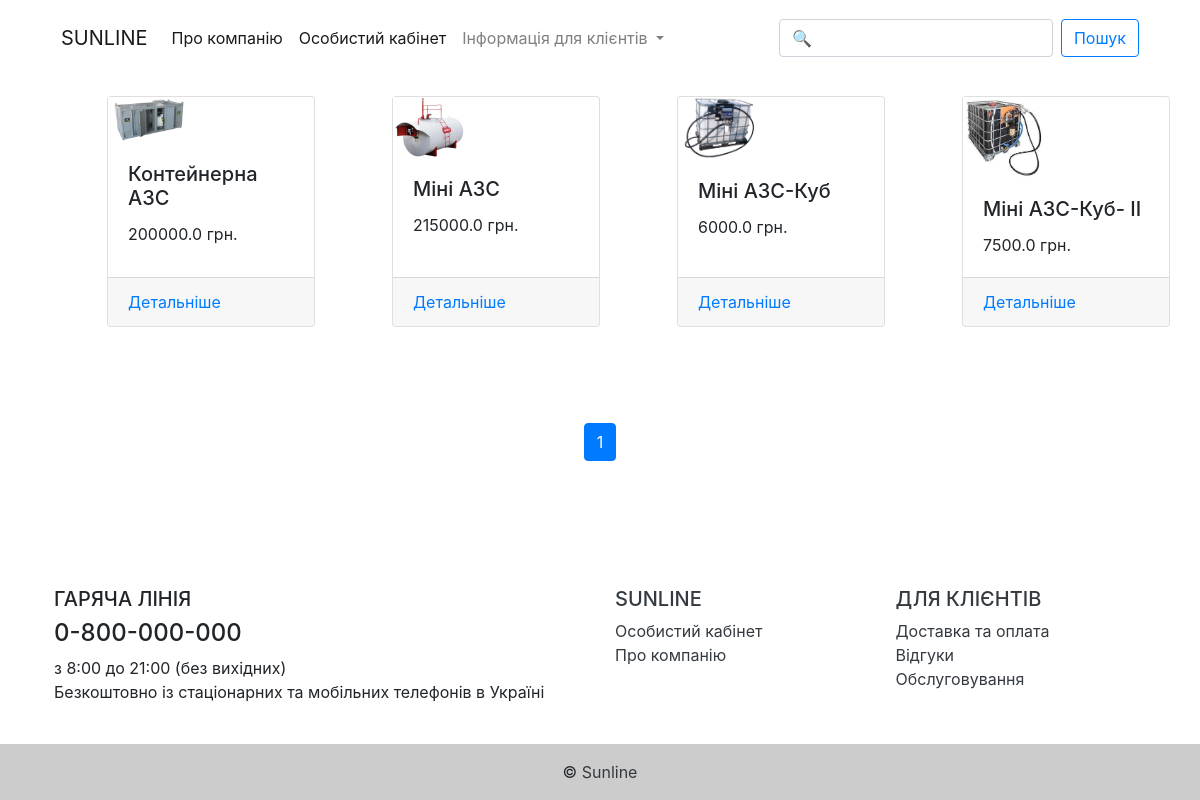
The app's page /reservoirs/ with its own data.
### app/models.py (models this page shows, shortened)
class Product(models.Model):
	category = models.ForeignKey(Category, on_delete=models.CASCADE, verbose_name='предмет', default='One')
	full_name = models.CharField(max_length=300, verbose_name='довга назва', default='-')
	name = models.CharField(max_length=200, verbose_name='назва')
	price = models.FloatField(default=0)
	country = models.CharField(max_length=50, default='')
	image = models.ImageField(null=True, blank=True, upload_to="profile_image")
	slug = models.SlugField(max_length=255, unique=True, db_index=True, verbose_name='URL')
	description = models.TextField(verbose_name='Характерстика', default='-')
	class Meta:
		ordering = ('name', 'category')
		verbose_name = 'Предмет'
		verbose_name_plural = 'Предмети'

### app/views.py (the view)
# urls.py: path('reservoirs/', views.reservoirs, name='reservoirs'),
def reservoirs(request):
	stations = Product.objects.all().filter(Q(category__name__startswith='Резервуари'))
	paginator = Paginator(stations, 5)
	page_number = request.GET.get('page')
	objects = paginator.get_page(page_number)
	return render(request, 'app/reservoir.html', {'objects': objects})

### app/templates/app/reservoir.html (shortened to what this page needs)
{% extends 'app/pumps.html' %}
{% load static %}

### app/templates/app/pumps.html (shortened to what this page needs)
{% extends 'app/sunline.html' %}
{% load static %}
{% block main %}
<div class="container" style="margin-top: 30px; margin-bottom: 8%;">
	<div class="row">
	{% for content in objects %}
		<div class="card" style="width: 13rem;">
		  {% if content.image %}
			    	<img src =" {{ content.image.url }}" width="80px">
			    	{% else %}
						<img src="{% static "app/img/image-not-found.png" %}" width="80px">
			    	{% endif %}
		  <div class="card-body">
		    <h5 class="card-title">{{ content.name }}</h5>
		    <p class="card-text">{{ content.price }} грн.</p>
		  </div>
		  <div class="card-footer">
		    <a href="{% url 'station:about_product' content.slug %}">Детальніше</a>
          </div>
		</div>
  {% endfor %}
  </div>
</div>
<nav aria-label="Page navigation example">
	<ul class="pagination justify-content-center">
		{% for p in objects.paginator.page_range %}
		{% if objects.number == p %}
		<li class="page-item active"><a class="page-link" href="?page={{ p }}"> {{ p }}</a> </li>
		{% else %}
		<li class="page-item">
			<a class="page-link" href="?page={{ p }}">{{ p }}</a>
		</li>
		{% endif %}
		{% endfor %}
	</ul>
</nav>
{% endblock main %}

### app/static/css/first_page.css (style rules this page uses)
a:link { text-decoration: none; }
ul { list-style: none; }

### records on screen
Product: image (picture), name "Контейнерна АЗС", price "200000.0"
Product: image (picture), name "Міні АЗС", price "215000.0"
Product: image (picture), name "Міні АЗС-Куб", price "6000.0"
Product: image (picture), name "Міні АЗС-Куб- II", price "7500.0"

### other values on screen
{{ p }} "1"
